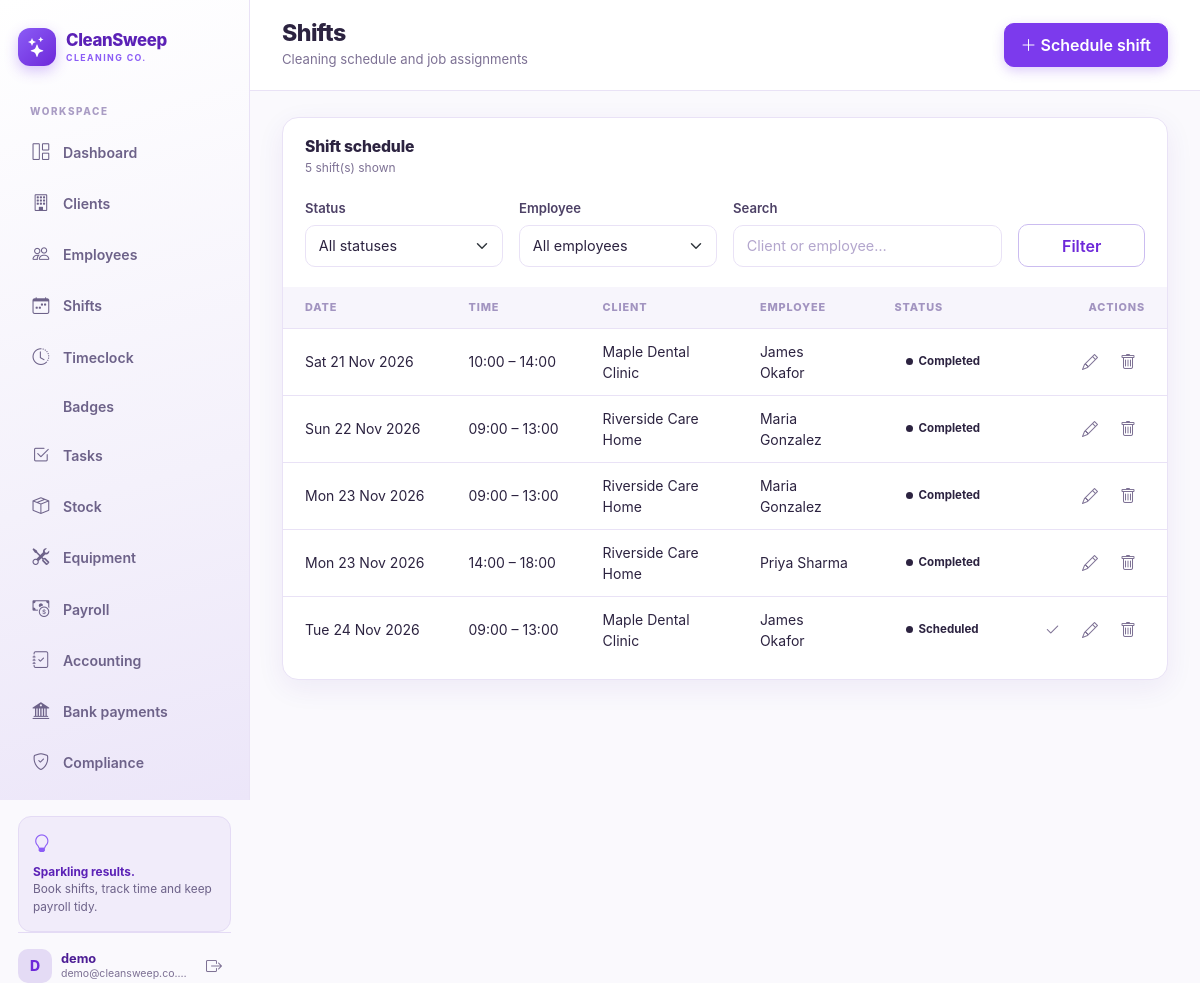
/shifts/ (signed in), run on the app's committed database.
### shifts/models.py (models this page shows, shortened)
class Shift(models.Model):
    STATUS_CHOICES = (
        ("scheduled", "Scheduled"),
        ("in_progress", "In Progress"),
        ("completed", "Completed"),
        ("cancelled", "Cancelled"),
    )
    employee = models.ForeignKey(Employee, on_delete=models.PROTECT, related_name="shifts")
    client = models.ForeignKey(Client, on_delete=models.PROTECT, related_name="shifts")
    date = models.DateField()
    start_time = models.TimeField()
    end_time = models.TimeField()
    status = models.CharField(max_length=12, choices=STATUS_CHOICES, default="scheduled")
    notes = models.TextField(blank=True, default="")
    created_at = models.DateTimeField(auto_now_add=True)
    completed_at = models.DateTimeField(null=True, blank=True)
    class Meta:
        ordering = ["date", "start_time", "-id"]

### clients/models.py (models this page shows, shortened)
class Client(models.Model):
    STATUS_CHOICES = (
        ("active", "Active"),
        ("inactive", "Inactive"),
    )
    name = models.CharField(max_length=120)
    contact_name = models.CharField(max_length=120, blank=True, default="")
    email = models.EmailField(blank=True, default="")
    phone = models.CharField(max_length=30, blank=True, default="")
    address = models.CharField(max_length=255, blank=True, default="")
    notes = models.TextField(blank=True, default="")
    status = models.CharField(max_length=10, choices=STATUS_CHOICES, default="active")
    created_at = models.DateTimeField(auto_now_add=True)
    class Meta:
        ordering = ["name"]

### employees/models.py (models this page shows, shortened)
class Employee(models.Model):
    JOB_ROLE_CHOICES = (
        ("cleaner", "Cleaner"),
        ("senior_cleaner", "Senior Cleaner"),
        ("team_leader", "Team Leader"),
        ("supervisor", "Supervisor"),
        ("manager", "Manager"),
    )
    EMPLOYMENT_STATUS_CHOICES = (
        ("active", "Active"),
        ("on_leave", "On Leave"),
        ("terminated", "Terminated"),
    )
    RTW_STATUS_CHOICES = (
        ("not_checked", "Not checked"),
        ("checked", "Checked - evidence retained"),
        ("follow_up", "Follow-up required"),
        ("expired", "Expired / time-limited"),
    )
    DBS_STATUS_CHOICES = (
        ("not_required", "Not required"),
        ("required", "Required"),
        ("applied", "Applied"),
        ("clear", "Clear / received"),
        ("expired", "Expired / renewal due"),
    )
    CERTIFICATION_TYPE_CHOICES = (
        ("cossh", "COSHH"),
        ("dbs", "DBS Check"),
        ("first_aid", "First Aid"),
        ("fire_safety", "Fire Safety"),
        ("manual_handling", "Manual Handling"),
        ("health_safety", "Health & Safety"),
        ("food_safety", "Food Safety"),
        ("other", "Other"),
    )
    user = models.OneToOneField(
        settings.AUTH_USER_MODEL,
        on_delete=models.CASCADE,
        related_name="employee_profile",
        null=True,
        blank=True,
    )
    full_name = models.CharField(max_length=120)
    email = models.EmailField(blank=True, default="")
    phone = models.CharField(max_length=30, blank=True, default="")
    address = models.CharField(max_length=255, blank=True, default="")
    job_role = models.CharField(max_length=40, choices=JOB_ROLE_CHOICES, default="cleaner")
    hourly_rate = models.DecimalField(max_digits=8, decimal_places=2, default=Decimal("12.50"))
    salary_monthly = models.DecimalField(max_digits=10, decimal_places=2, null=True, blank=True, default=None)
    is_cis = models.BooleanField(default=False)
    employment_status = models.CharField(
        max_length=12, choices=EMPLOYMENT_STATUS_CHOICES, default="active"
    )
    start_date = models.DateField(default=date.today)
    ni_number = models.CharField(max_length=20, blank=True, default="")
    tax_code = models.CharField(max_length=20, blank=True, default="")
    bank_sort_code = models.CharField(max_length=12, blank=True, default="")
    bank_account_number = models.CharField(max_length=12, blank=True, default="")
    right_to_work_status = models.CharField(max_length=20, choices=RTW_STATUS_CHOICES, default="not_checked")
    right_to_work_check_date = models.DateField(null=True, blank=True)
    right_to_work_expiry_date = models.DateField(null=True, blank=True)
    right_to_work_document_ref = models.CharField(max_length=120, blank=True, default="", help_text="Reference only; avoid storing unnecessary document copies.")
    right_to_work_notes = models.TextField(blank=True, default="")
    dbs_status = models.CharField(max_length=20, choices=DBS_STATUS_CHOICES, default="not_required")
    dbs_certificate_number = models.CharField(max_length=80, blank=True, default="")
    dbs_issue_date = models.DateField(null=True, blank=True)
    dbs_expiry_date = models.DateField(null=True, blank=True)
    dbs_notes = models.TextField(blank=True, default="")
    induction_completed_date = models.DateField(null=True, blank=True)
    health_safety_training_date = models.DateField(null=True, blank=True)
    coshh_training_date = models.DateField(null=True, blank=True)
    risk_assessment_ack_date = models.DateField(null=True, blank=True)
    ppe_provided_date = models.DateField(null=True, blank=True)
    emergency_contact_name = models.CharField(max_length=120, blank=True, default="")
    emergency_contact_phone = models.CharField(max_length=30, blank=True, default="")
    created_at = models.DateTimeField(auto_now_add=True)
    class Meta:
        ordering = ["full_name"]

### shifts/views.py (the view)
# urls.py: path("", views.shift_list, name="shift_list"),
@login_required
def shift_list(request):
    shifts = Shift.objects.select_related("employee", "client").all()
    status = request.GET.get("status", "")
    employee = request.GET.get("employee", "")
    query = request.GET.get("q", "").strip()
    if status:
        shifts = shifts.filter(status=status)
    if employee:
        shifts = shifts.filter(employee_id=employee)
    if query:
        shifts = shifts.filter(
            Q(client__name__icontains=query) | Q(employee__full_name__icontains=query)
        )
    return render(
        request,
        "shifts/shift_list.html",
        {
            "shifts": shifts,
            "statuses": Shift.STATUS_CHOICES,
            "status": status,
            "employees": Employee.objects.all(),
            "employee": employee,
            "selected_employee": employee,
            "query": query,
        },
    )

### shifts/templates/shifts/shift_list.html (shortened to what this page needs)
{% extends "core/base.html" %}
{% block page_title %}Shifts{% endblock %}
{% block page_subtitle %}Cleaning schedule and job assignments{% endblock %}
{% block page_actions %}
  <a href="{% url 'shift_create' %}" class="btn btn-purple">
    <i class="bi bi-plus-lg me-1"></i>Schedule shift
  </a>
{% endblock %}
{% block page_content %}
  <div class="panel">
    <div class="panel-head">
      <div>
        <h3 class="panel-title">Shift schedule</h3>
        <p class="panel-sub">{{ shifts|length }} shift(s) shown</p>
      </div>
    </div>
    <div class="panel-body filter-bar">
      <form method="get" class="row g-3 align-items-end">
        <div class="col-md-3">
          <label class="form-label" for="statusFilter">Status</label>
          <select id="statusFilter" name="status" class="form-select">
            <option value="">All statuses</option>
          </select>
        </div>
        <div class="col-md-3">
          <label class="form-label" for="employeeFilter">Employee</label>
          <select id="employeeFilter" name="employee" class="form-select">
            <option value="">All employees</option>
          </select>
        </div>
        <div class="col-md-4">
          <label class="form-label" for="qFilter">Search</label>
          <input id="qFilter" type="search" name="q" class="form-control" placeholder="Client or employee…" value="{{ query }}">
        </div>
        <div class="col-md-2">
          <button type="submit" class="btn btn-outline-purple w-100">Filter</button>
        </div>
      </form>
    </div>
    <div class="table-responsive">
      <table class="table align-middle">
        <thead>
          <tr><th>Date</th><th>Time</th><th>Client</th><th>Employee</th><th>Status</th><th class="text-end">Actions</th></tr>
        </thead>
        <tbody>
          {% for shift in shifts %}
            <tr>
              <td class="nowrap">{{ shift.date|date:"D d M Y" }}</td>
              <td class="nowrap">{{ shift.start_time|date:"H:i" }} – {{ shift.end_time|date:"H:i" }}</td>
              <td>{{ shift.client.name }}</td>
              <td>{{ shift.employee.full_name }}</td>
              <td>
                <span class="badge-status badge-status-{{ shift.status|default:'grey' }}"><span class="dot"></span>{{ shift.get_status_display }}</span>
              </td>
              <td class="text-end nowrap">
                {% if shift.status != "completed" and shift.status != "cancelled" %}
                  <a href="{% url 'shift_complete' shift.pk %}" class="btn btn-icon" title="Mark completed"><i class="bi bi-check2"></i></a>
                {% endif %}
                <a href="{% url 'shift_edit' shift.pk %}" class="btn btn-icon" title="Edit"><i class="bi bi-pencil"></i></a>
                <a href="{% url 'shift_delete' shift.pk %}" class="btn btn-icon" title="Delete"><i class="bi bi-trash"></i></a>
              </td>
            </tr>
          {% empty %}
            <tr><td colspan="6"><div class="empty-compact"><i class="bi bi-calendar-x"></i><p>No shifts found.</p></div></td></tr>
          {% endfor %}
        </tbody>
      </table>
    </div>
  </div>
{% endblock %}

### core/templates/core/base.html (shortened to what this page needs)
{% load static form_tags %}<!doctype html>
<html lang="en">
<head>
  <link rel="stylesheet" href="{% static 'vendor/bootstrap/bootstrap.min.css' %}">
  <link rel="stylesheet" href="{% static 'vendor/bootstrap-icons/bootstrap-icons.min.css' %}">
  <link rel="stylesheet" href="{% static 'cleaning/css/theme.css' %}">
</head>
<body class="{% if not user.is_authenticated %}auth-body{% endif %}">
{% if user.is_authenticated %}
  {% with nav_name=request.resolver_match.url_name %}
  <div class="app-shell">
    <aside class="sidebar d-none d-lg-flex">
      <a href="{% url 'dashboard' %}" class="brand">
        <span class="brand-mark"><i class="bi bi-stars"></i></span>
        <span class="brand-text">CleanSweep<small>CLEANING CO.</small></span>
      </a>
      <div class="sidebar-label">WORKSPACE</div>
      <nav class="sidebar-nav">
        <a href="{% url 'dashboard' %}" class="nav-link {% if nav_name == 'dashboard' %}active{% endif %}">
          <i class="bi bi-grid-1x2"></i><span>Dashboard</span>
        </a>
        <a href="{% url 'client_list' %}" class="nav-link {% if nav_name == 'client' or nav_name == 'client_form' or nav_name == 'client_delete' %}active{% endif %}">
          <i class="bi bi-building"></i><span>Clients</span>
        </a>
        <a href="{% url 'employee_list' %}" class="nav-link {% if nav_name == 'employee' or nav_name == 'employee_form' or nav_name == 'employee_delete' %}active{% endif %}">
          <i class="bi bi-people"></i><span>Employees</span>
        </a>
        <a href="{% url 'shift_list' %}" class="nav-link {% if nav_name == 'shift' %}active{% endif %}">
          <i class="bi bi-calendar-week"></i><span>Shifts</span>
        </a>
        <a href="{% url 'timeclock_home' %}" class="nav-link {% if nav_name == 'timeclock' or nav_name == 'time_entry' %}active{% endif %}">
          <i class="bi bi-clock-history"></i><span>Timeclock</span>
        </a>
        <a href="{% url 'badge_list' %}" class="nav-link {% if nav_name == 'badge' %}active{% endif %}">
          <span>Badges</span>
        </a>
        <a href="{% url 'task_list' %}" class="nav-link {% if nav_name == 'task' %}active{% endif %}">
          <i class="bi bi-check2-square"></i><span>Tasks</span>
        </a>
        <a href="{% url 'stock_list' %}" class="nav-link {% if 'stock' in nav_name or nav_name == 'inventory' %}active{% endif %}">
          <i class="bi bi-box-seam"></i><span>Stock</span>
        </a>
        <a href="{% url 'equipment_list' %}" class="nav-link {% if 'equipment' in nav_name %}active{% endif %}">
          <i class="bi bi-tools"></i><span>Equipment</span>
        </a>
        <a href="{% url 'payroll_home' %}" class="nav-link {% if nav_name == 'payroll' or nav_name == 'payslip' or nav_name == 'payroll_config' %}active{% endif %}">
          <i class="bi bi-cash-coin"></i><span>Payroll</span>
        </a>
        <a href="{% url 'accounting_payment_list' %}" class="nav-link {% if nav_name == 'accounting' %}active{% endif %}">
          <i class="bi bi-journal-check"></i><span>Accounting</span>
        </a>
        <a href="{% url 'banking_home' %}" class="nav-link {% if nav_name == 'banking_home' %}active{% endif %}">
          <i class="bi bi-bank2"></i><span>Bank payments</span>
        </a>
        <a href="{% url 'compliance' %}" class="nav-link {% if nav_name == 'compliance' %}active{% endif %}">
          <i class="bi bi-shield-check"></i><span>Compliance</span>
        </a>
      </nav>
      <div class="sidebar-tip">
        <i class="bi bi-lightbulb"></i>
        <p><strong>Sparkling results.</strong><br>Book shifts, track time and keep payroll tidy.</p>
      </div>
      <div class="sidebar-user mt-auto">
        <span class="avatar">{{ user.username|slice:":1"|upper }}</span>
        <span class="user-meta"><strong>{{ user.username }}</strong><small>{{ user.email|truncatechars:22 }}</small></span>
        <form action="{% url 'logout' %}" method="post" class="ms-auto">
          <button type="submit" class="btn btn-icon" title="Sign out" aria-label="Sign out"><i class="bi bi-box-arrow-right"></i></button>
        </form>
      </div>
    </aside>
    <div class="app-main">
      <header class="topbar">
        <div class="me-auto">
          <h1 class="page-title">{% block page_title %}Dashboard{% endblock %}</h1>
          <div class="page-subtitle">{% block page_subtitle %}Clean operations at a glance{% endblock %}</div>
        </div>
        {% block page_actions %}{% endblock %}
      </header>
      <main class="content">
        {% block page_content %}{% endblock %}
      </main>
    </div>
  </div>
  {% endwith %}
{% endif %}
</body>
</html>

### data on the page
Shift: date "Sat 21 Nov 2026", start_time "10:00", end_time "14:00", client.name "Maple Dental Clinic", employee.full_name "James Okafor", status "Completed"
Shift: date "Sun 22 Nov 2026", start_time "09:00", end_time "13:00", client.name "Riverside Care Home", employee.full_name "Maria Gonzalez", status "Completed"
Shift: date "Mon 23 Nov 2026", start_time "09:00", end_time "13:00", client.name "Riverside Care Home", employee.full_name "Maria Gonzalez", status "Completed"
Shift: date "Mon 23 Nov 2026", start_time "14:00", end_time "18:00", client.name "Riverside Care Home", employee.full_name "Priya Sharma", status "Completed"
Shift: date "Tue 24 Nov 2026", start_time "09:00", end_time "13:00", client.name "Maple Dental Clinic", employee.full_name "James Okafor", status "Scheduled"

### other printed values
{{ user.username|slice:":1"|upper }} "D"
{{ user.username }} "demo"
{{ user.email|truncatechars:22 }} "demo@cleansweep.co.…"
{{ shifts|length }} "5"
